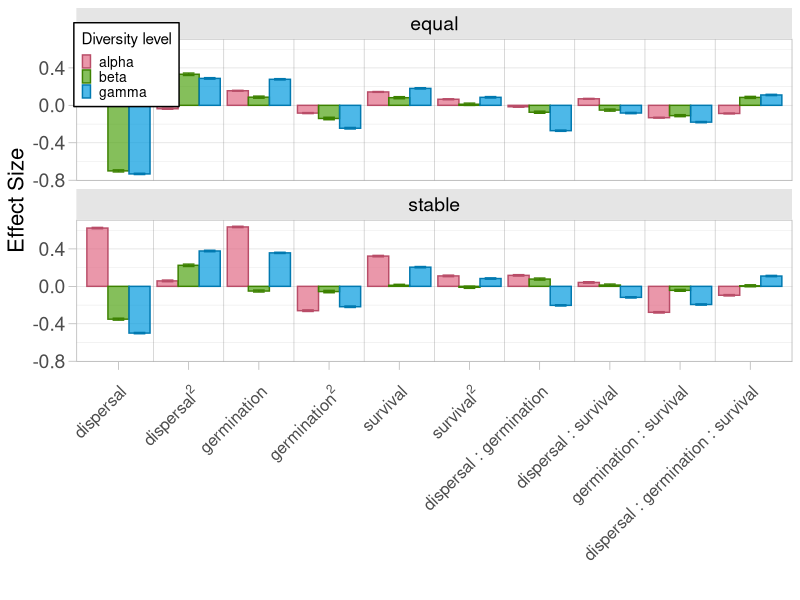
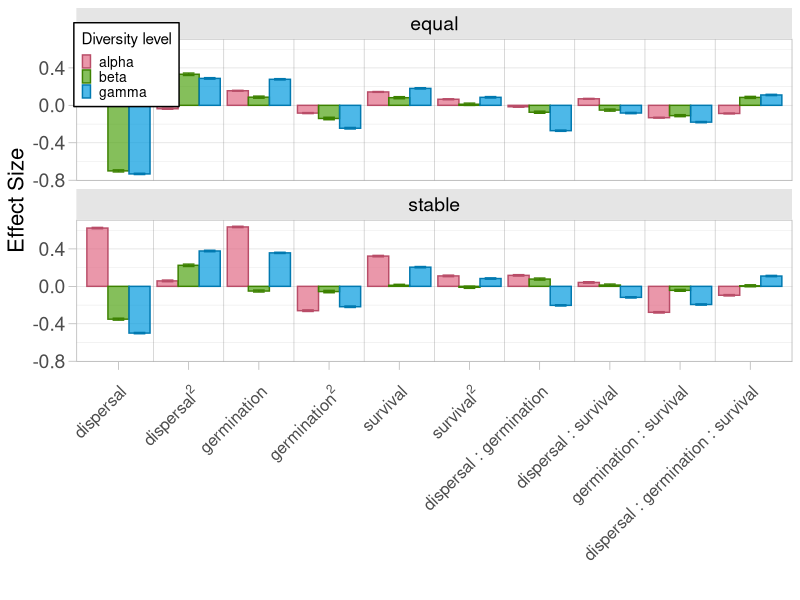

The R script that drew these images, in order:
library("tidyverse")
library("broom")
library("colorspace")

normalize = function(x){
  normalized = (x-min(x))/(max(x)-min(x))
  return(normalized)
}

theme_set(theme_light() + 
            theme(strip.text = element_text(color = "black", size = 14),
                  strip.background = element_rect(fill = "gray90"),
                  axis.text = element_text(size = 14),
                  axis.title = element_text(size = 16),
                  axis.ticks.length = unit(x = .2, units = "cm"),
                  legend.title = element_text(size = 14),
                  legend.text = element_text(size = 12)))

# read in raw data. Below, I'm using intermediate output, the code to create this is commented out but can be regenerated.
# sim_dat <- read_csv(file = "sim_output/final_sensitivity_2021-09-29_001433.csv")
# 
# # params <- sim_dat %>% 
# #   select(rep, dispersal, germination, survival, comp) %>% 
# #   unique()
# 
# nenvs <- 20
# nreps <- 250
# nspecies <- 40
# npatchs <- 100
# 
# nenvs * nreps * nspecies * npatchs * 2 == nrow(sim_dat)
# 
# # re-assign environment scenario to group by
# sim_dat$envscenario <- rep(1:nenvs, each = (nreps * nspecies * npatchs * 2))
# 
# alpha <- sim_dat %>% 
#   group_by(patch, envscenario, rep, dispersal, germination, survival, comp) %>% 
#   summarize(alpha = sum(1*(N>0))) %>%
#   ungroup() %>% 
#   group_by(rep, envscenario, comp) %>%
#   summarize(mean_alpha = mean(alpha))
# # left_join(params, by = c("rep", "comp"))
# write_csv(alpha, file = "summarized_output/sens_analysis_alphadiv.csv")
# 
# gamma <- sim_dat %>% 
#   mutate(N_pa = 1*(N > 0)) %>%
#   group_by(comp, envscenario, rep, dispersal, germination, survival, species) %>%
#   
#   summarize(presences = sum(N_pa)) %>% 
#   summarize(gamma = sum(presences > 0))
# write_csv(gamma, file = "summarized_output/sens_analysis_gammadiv.csv")

alpha <- read_csv("summarized_output/sens_analysis_alphadiv.csv")
gamma <- read_csv("summarized_output/sens_analysis_gammadiv.csv")

div_part <- alpha %>% 
  left_join(gamma) %>% 
  mutate(beta = gamma / mean_alpha) %>% 
  mutate(beta = ifelse(is.nan(beta), 0, beta))

# normalize and transform variables

div_part$mean_alpha <- scale(div_part$mean_alpha)
div_part$beta <- scale(div_part$beta)
div_part$gamma <- scale(div_part$gamma)
div_part$dispersal <- scale(log10(div_part$dispersal))
div_part$germination <- scale(div_part$germination)
div_part$survival <- scale(div_part$survival)


############################
# Incorporate interaction terms

### 
alpha_mod_eq <- lm(mean_alpha ~ dispersal * germination * survival + I(dispersal^2) + I(germination^2) + I(survival^2), data = subset(div_part, comp == "equal"))
summary(alpha_mod_eq)

beta_mod_eq <- lm(beta ~ dispersal * germination * survival + I(dispersal^2) + I(germination^2) + I(survival^2), data = subset(div_part, comp == "equal"))
summary(beta_mod_eq)

gamma_mod_eq <- lm(gamma ~ dispersal * germination * survival + I(dispersal^2) + I(germination^2) + I(survival^2), data = subset(div_part, comp == "equal"))
summary(gamma_mod_eq)

alpha_mod_stab <- lm(mean_alpha ~ dispersal * germination * survival + I(dispersal^2) + I(germination^2) + I(survival^2), data = subset(div_part, comp == "stable"))
summary(alpha_mod_stab)

beta_mod_stab <- lm(beta ~ dispersal * germination * survival + I(dispersal^2) + I(germination^2) + I(survival^2), data = subset(div_part, comp == "stable"))
summary(beta_mod_stab)

gamma_mod_stab <- lm(gamma ~ dispersal * germination * survival + I(dispersal^2) + I(germination^2) + I(survival^2), data = subset(div_part, comp == "stable"))
summary(gamma_mod_stab)


# build dataframe to plot
sens_out <- tidy(alpha_mod_eq) %>% 
  mutate(response = "alpha", comp = "equal") %>% 
  bind_rows(
    (tidy(beta_mod_eq) %>% 
       mutate(response = "beta", comp = "equal")), 
    (tidy(gamma_mod_eq) %>% 
       mutate(response = "gamma", comp = "equal")),
    
    (tidy(alpha_mod_stab) %>% 
       mutate(response = "alpha", comp = "stable")),
    (tidy(beta_mod_stab) %>% 
       mutate(response = "beta", comp = "stable")), 
    (tidy(gamma_mod_stab) %>% 
       mutate(response = "gamma", comp = "stable"))
  ) %>% 
  filter(term != "(Intercept)")

my_cols <- qualitative_hcl(n = 3)

sens_out$term <- factor(sens_out$term, 
                        levels = 
                          c("dispersal", "I(dispersal^2)", 
                            "germination", "I(germination^2)",
                            "survival", "I(survival^2)",
                            "dispersal:germination", "dispersal:survival", 
                            "germination:survival", "dispersal:germination:survival"))
x_axis_labs <- c("dispersal",
                 expression(dispersal^2),
                 "germination",
                 expression(germination^2),
                 "survival",
                 expression(survival^2),
                 "dispersal : germination", "dispersal : survival", 
                 "germination : survival", "dispersal : germination : survival")

int_sensitivity_plot <- sens_out %>% 
  # mutate(term = factor(term, levels = c(
  #   "Intercept", "dispersal", "germination", "survival",
  #   "dispersal:germination", "dispersal:survival", "germination:survival",
  #   "dispersal:germination:survival"
  # ), labels = c(
  #   "intercept", "dispersal", "germination", "survival",
  #   "dispersal x \n germination", "dispersal x \n survival", "germination x \n survival",
  #   "dispersal x \n germination x \n survival"
  # ))) %>%
  
  ggplot(aes(y = estimate, ymin = (estimate - std.error), ymax = (estimate + std.error),
             color = response, fill = response, x = term)) +
  geom_vline(xintercept = c(1:9+0.5), alpha = 0.5, color = "gray50", size = 0.2) +
  geom_bar(stat = "identity",
           position = position_dodge(), alpha = 0.7) +
  geom_errorbar(position = position_dodge(.9), width = 0.5, show.legend = FALSE) +
  scale_color_manual(values = darken(my_cols, amount = .2)) + 
  scale_fill_manual(values = my_cols) +
  theme(panel.grid.major.x = element_blank(),
        panel.grid.minor.x = element_blank(),
        legend.position = c(.07,.92),
        legend.background = element_rect(color = "black"),
        legend.text = element_text(size = 10),
        legend.title = element_text(size = 11),
        legend.key.size = unit(0.1, units = "in"),
        axis.text.x = element_text(size = 12, angle = 45, hjust = 1, margin = margin(t =10))) +
  facet_wrap(~comp, nrow = 2) +
  labs(x = "", y = "Effect Size", fill = "Diversity level", color = "Diversity level") +
  scale_x_discrete(labels = x_axis_labs)

int_sensitivity_plot
ggsave("figures/sensitivity_analysis_int_quad.pdf", width = 10, height = 8)

